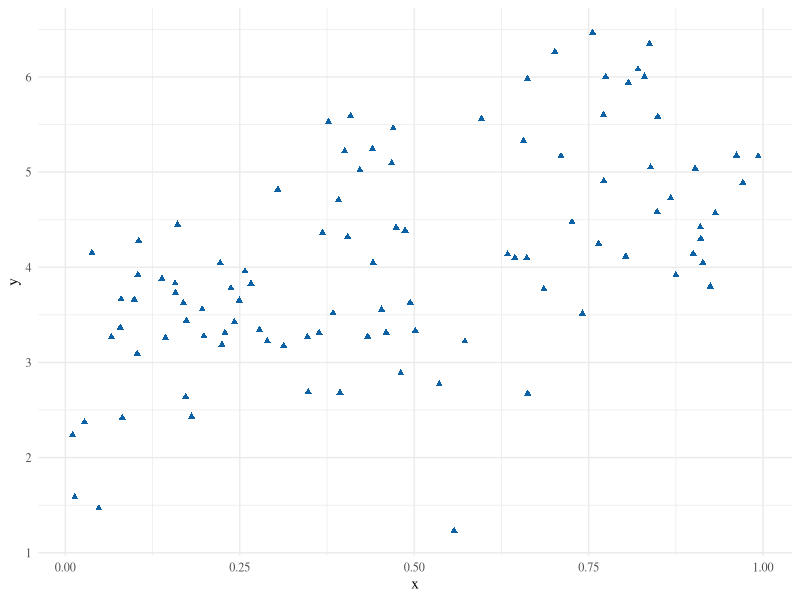
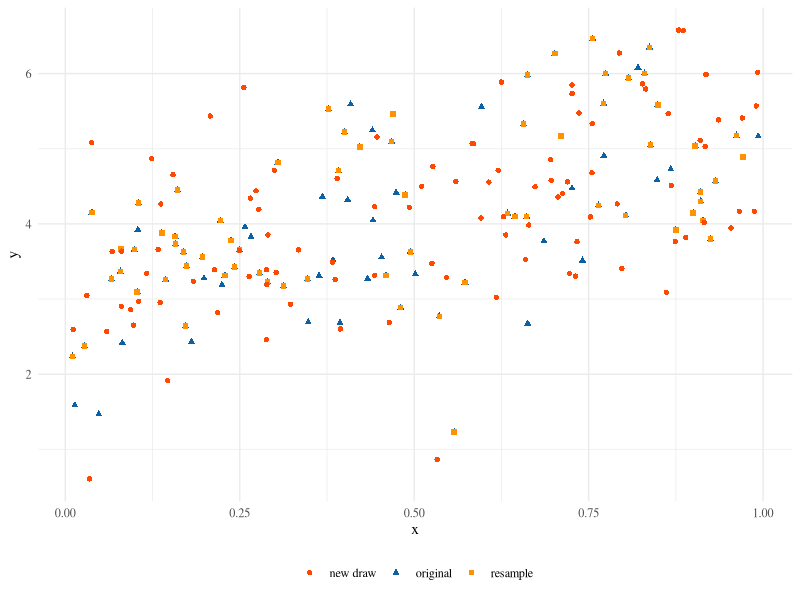
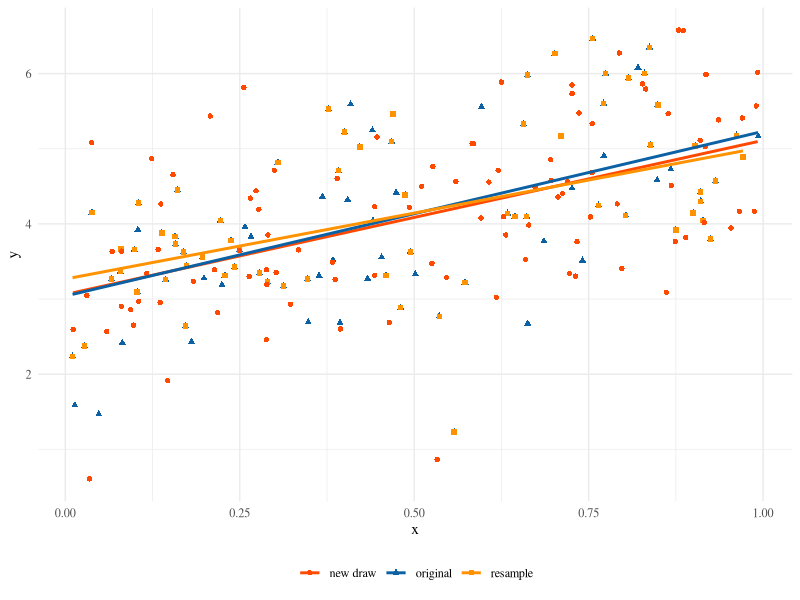
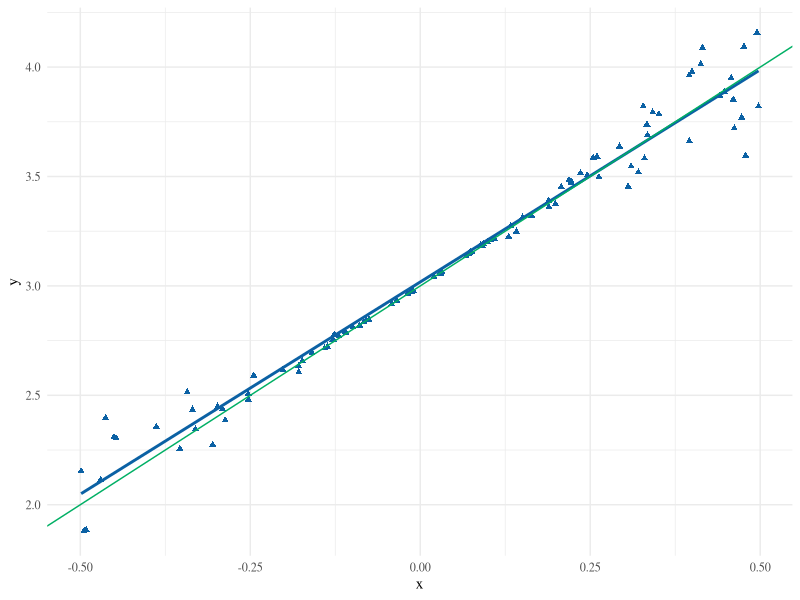
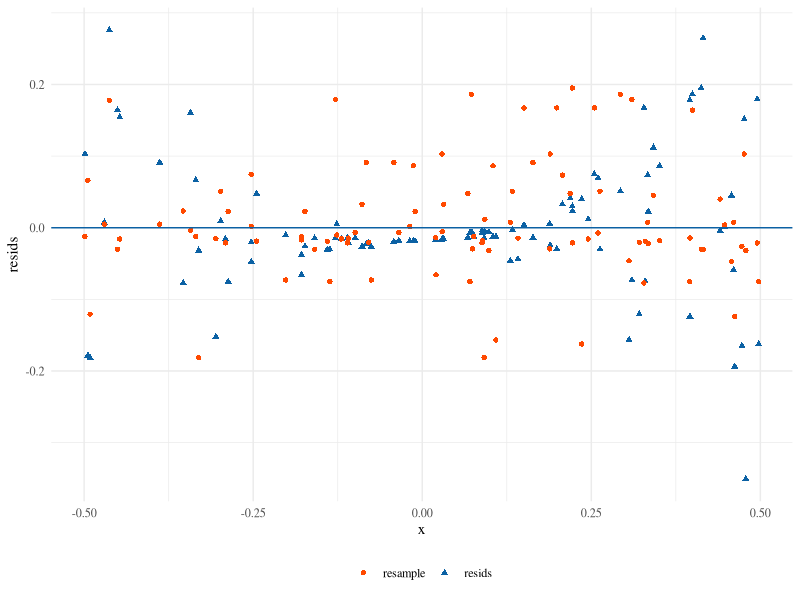
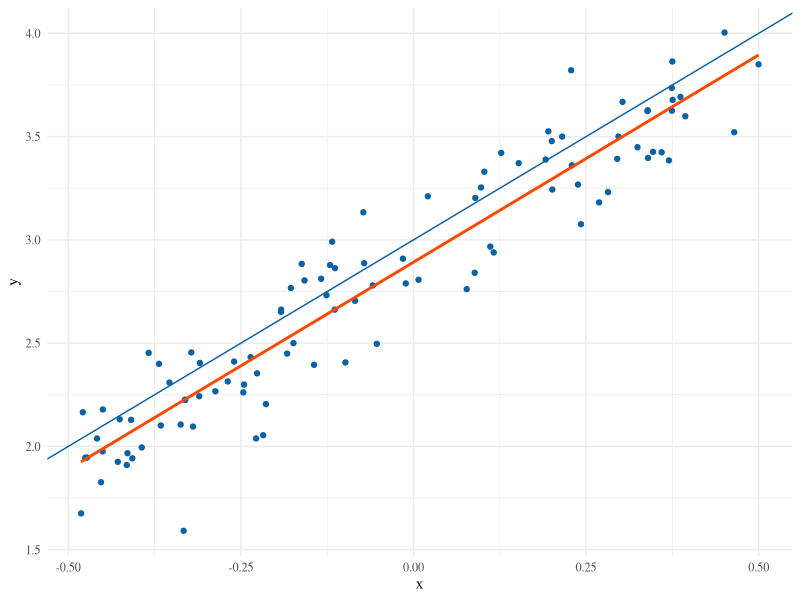
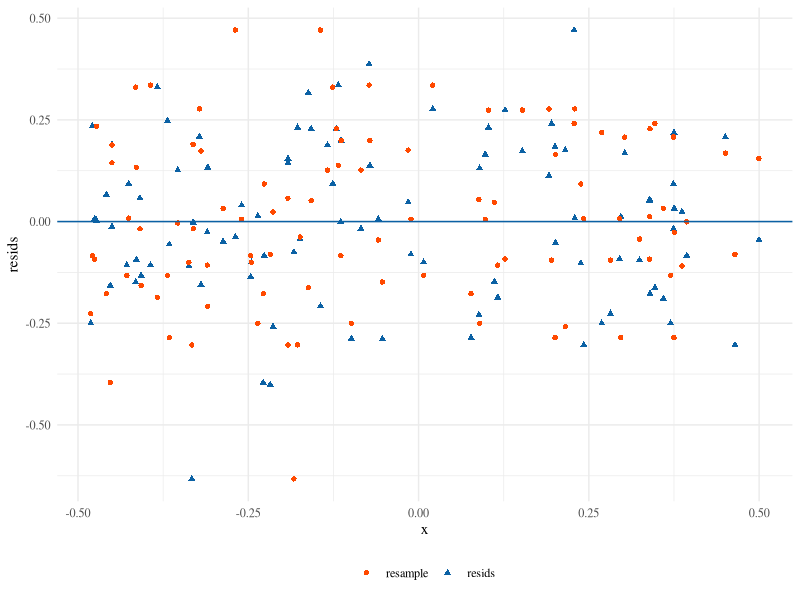
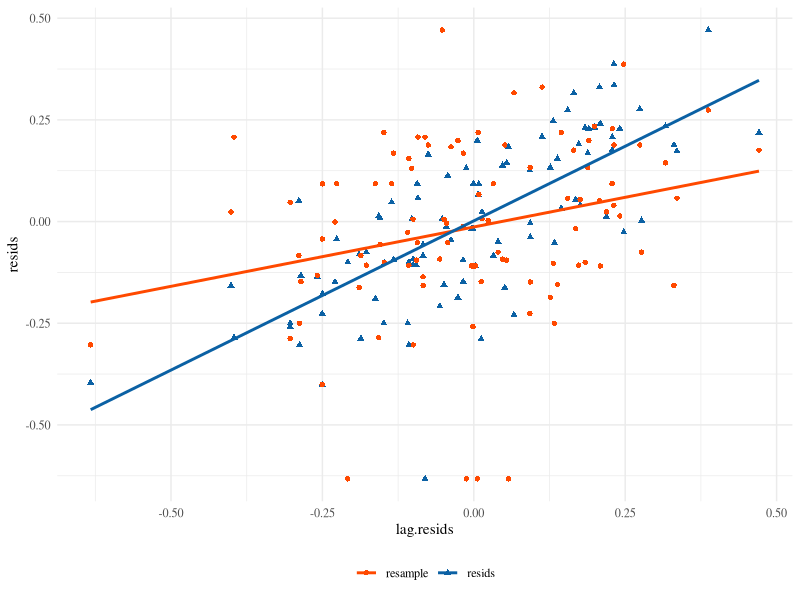

Recreate these plots in R, in order.
## ---- chunk 1
library(tidyverse)
theme_set(theme_minimal(base_family="Times"))
green = '#00AF64'
blue = '#0B61A4'
red = '#FF4900'
orange = '#FF9200'
## ---- chunk 2
set.seed(2018-02-20)
sample(1:10, replace=TRUE, prob=1:10/10)
sample(letters[1:10], replace=TRUE, prob=1:10/10)
sample(letters[1:10], replace=TRUE)
sample(letters[1:10])
## ---- chunk 3
set.seed(2018-02-20)
n = 100; x = runif(n)
df = data.frame(x=x, y=3+2*x+rnorm(n))
ggplot(df, aes(x,y)) + geom_point(color=blue,shape=17)
## ---- chunk 4
resample <- function(df) {
  stopifnot(is.data.frame(df) | is.matrix(df))
  df[sample(1:nrow(df), replace = TRUE),]
}
df2 = resample(df)
xn = runif(n)
df3 = data.frame(x=xn, y=3+2*xn+rnorm(n))
df = rbind(df,df2,df3)
df$grp = rep(c('original','resample','new draw'), each=n)
p <- ggplot(df, aes(x,y,color=grp)) + geom_point(aes(shape=grp)) +
  scale_color_manual(values=c(red,blue,orange)) +
  theme(legend.title = element_blank(),legend.position = 'bottom')
p
## ---- chunk 5
p + geom_smooth(method='lm', se = FALSE)
## ---- chunk 6
x = runif(n) - 0.5; y = 3+2*x + rnorm(n)*x^2
dfHetero = data.frame(x=x, y=y)
ggplot(dfHetero, aes(x,y)) + geom_point(color=blue,shape=17) +
  geom_smooth(method='lm', se=FALSE,color=blue) + 
  geom_abline(intercept = 3, slope=2, color=green)
## ---- chunk 7
heteromod = lm(y~x,data=dfHetero)
dfHetero$resids = residuals(heteromod)
dfHetero$resample = sample(residuals(heteromod), replace = TRUE)
dfHetero %>% gather(key='type', value='resids',-c(y,x)) %>% 
  ggplot(aes(x,resids,color=type,shape=type)) + geom_point() + 
  scale_color_manual(values=c(red,blue)) +
  theme(legend.title = element_blank(),legend.position = 'bottom') +
  geom_hline(yintercept=0, color=blue)
## ---- chunk 8
x = runif(n)-0.5
y = 3+2*x + c(arima.sim(list(ar=.8), n, rand.gen = function(n) 0.1* rt(n, df=5)))
dfTS = data.frame(x=x, y=y)
ggplot(dfTS, aes(x,y)) + geom_point(color=blue) + 
  geom_smooth(method='lm',se=FALSE, color=red) +
  geom_abline(intercept = 3, slope = 2, color=blue)
## ---- chunk 9
tsMod = lm(y~x, data=dfTS)
dfTS$resids = residuals(tsMod)
dfTS$resample = sample(residuals(tsMod), replace = TRUE)
dfTS %>% gather(key='type', value='resids',-c(y,x)) %>% 
  ggplot(aes(x,resids,color=type,shape=type)) + geom_point() + 
  scale_color_manual(values=c(red,blue)) +
  theme(legend.title = element_blank(),legend.position = 'bottom') +
  geom_hline(yintercept=0, color=blue)
## ---- chunk 10
lag.resids = with(dfTS, data.frame(lag.resids = resids[-n], resids = resids[-1]))
lag.resids$resample = sample(lag.resids$resids, replace = TRUE)
lag.resids %>% gather(key='type', value='resids',-lag.resids) %>% 
  ggplot(aes(lag.resids,resids,color=type,shape=type)) + geom_point() + 
  scale_color_manual(values=c(red,blue)) +
  theme(legend.title = element_blank(),legend.position = 'bottom') +
  geom_smooth(method='lm',se=FALSE)
## ---- chunk 11
sample.int(10)
## ---- chunk 12
ggplot(data.frame(x=c(0,12)), aes(x)) + 
  stat_function(fun=function(x) dchisq(x, df=4), color=blue) +
  geom_vline(xintercept = 4, color=blue) + # mean
  geom_vline(xintercept = qchisq(.5,4), color=red) # median
## ---- chunk 13
n = 50
## ---- chunk 14
set.seed(2018-02-20)
x = rchisq(n, 4)
(med = median(x))
B = 100
alpha = 0.05
bootMed <- function(x) median(sample(x, replace=TRUE))
bootDist = replicate(B, bootMed(x))
bootCI = 2* med - quantile(bootDist, probs = c(1-alpha/2, alpha/2))
ggplot(data.frame(bootDist), aes(bootDist)) + geom_density(color=blue) +
  geom_vline(xintercept = bootCI, col=blue, linetype=2) + 
  geom_vline(xintercept = med, col=blue) + 
  geom_vline(xintercept = qchisq(.5, 4), col=red) # truth
## ---- chunk 15
xbar = mean(x)
s = sd(x)
ParaBootSamp <- function(B, xbar, s){
  means = rnorm(B, mean=xbar, sd=s/sqrt(n))
  meds = qchisq(.5, means)
  return(meds)
}
ParaBootDist = ParaBootSamp(B, xbar, s)
ParaBootCI = 2* med - quantile(ParaBootDist, probs = c(1-alpha/2, alpha/2))
ggplot(data.frame(bootDist), aes(ParaBootDist)) + geom_density(color=blue) +
  geom_vline(xintercept = ParaBootCI, col=blue, linetype=2) + 
  geom_vline(xintercept = med, col=blue) + 
  geom_vline(xintercept = qchisq(.5, 4), col=red) # truth
## ---- chunk 16
bootCI[2] - bootCI[1]
## ---- chunk 17
ParaBootCI[2] - ParaBootCI[1]
## ---- chunk 18
library(MASS)
fatcats = cats
fatcats$Hwt = fitted(lm(Hwt~Bwt, data=cats)) + rt(nrow(fatcats), 3)
## ---- chunk 19
library(MASS)
ggplot(fatcats, aes(Bwt, Hwt)) + geom_point(color=blue)
## ---- chunk 20
cats.lm <- lm(Hwt ~ 0+Bwt,data=fatcats)
summary(cats.lm)
confint(cats.lm)
## ---- chunk 21
qqnorm(residuals(cats.lm))
qqline(residuals(cats.lm))
## ---- chunk 22
catsResids <- function(){
  resids = residuals(cats.lm)
  newResids = sample(resids, replace=TRUE) 
    # resample the residuals from the original model
  newCats = data.frame(Bwt = fatcats$Bwt, 
    Hwt=fitted(cats.lm) + newResids) # create a new dataframe 
                                     # with the original x's but new y's
  return(newCats)
}
fitCats <- function(newCats) coef(lm(Hwt~0+Bwt, data=newCats)) # get the coef from OLS
fitCats(fatcats) # test the above on original data, should give same coef
## ---- chunk 23
catsBoot <- function(B, alpha, func, bootname){
  coefs = replicate(B, fitCats(func())) # the bootstrap distribution hat(F)
  ci = 2*coef(cats.lm) - quantile(coefs, probs = c(1-alpha/2, alpha/2)) # ci
  cis = rbind(confint(cats.lm), ci) # The rest just for comparison
  rownames(cis) = c('original',bootname)
  return(cis)
}
cisPara = catsBoot(1000,.05, catsResids, 'MBB') # do it!
## ---- chunk 24
resampData <- function(){
  sampled.rows = sample(1:nrow(fatcats), replace=TRUE) # resample original data
  new.cats = fatcats[sampled.rows,]
}
cisNonPara = catsBoot(1000, .05,  resampData, 'NonParaB') 
  # use the prev func to 
  # bootstrap on resampled data  
cisPara
cisNonPara
